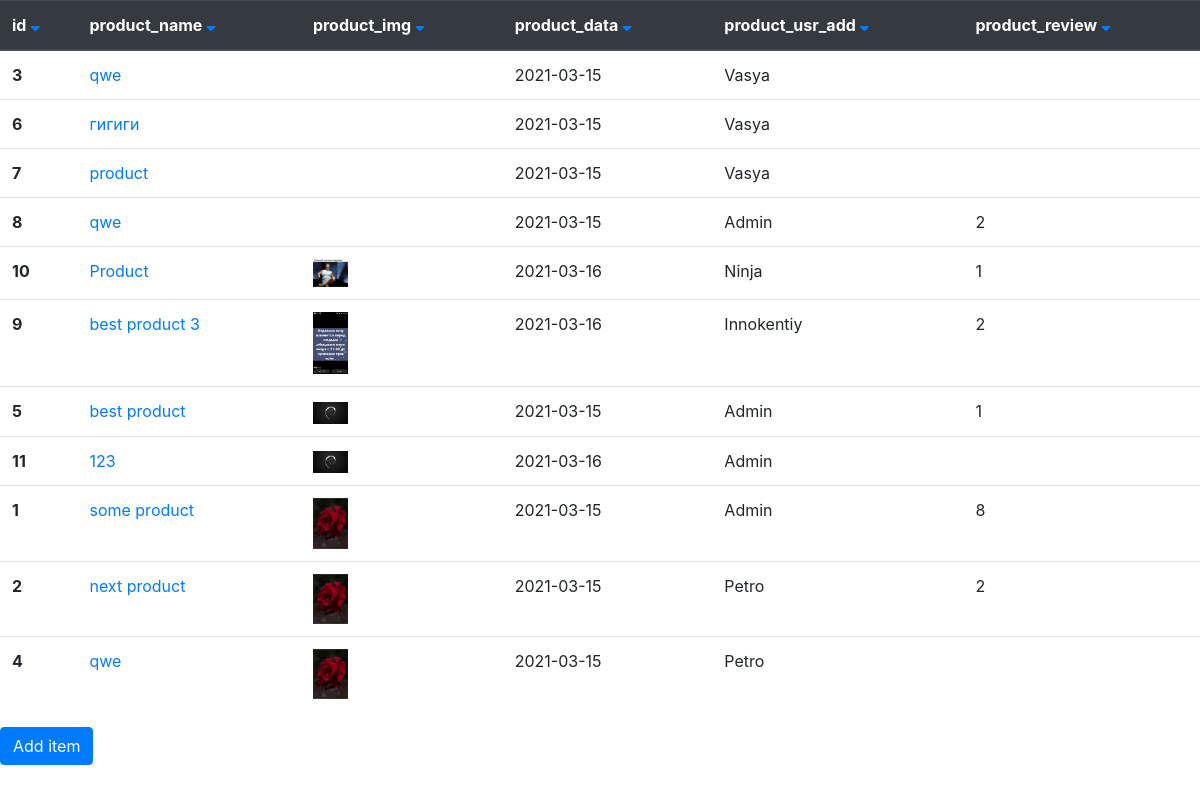
The page /?sort=product_img on the database its author committed.
### tables this page shows
CREATE TABLE `product` (
  `id` int(11) NOT NULL,
  `product_name` varchar(255) DEFAULT NULL,
  `product_img` text DEFAULT NULL,
  `product_data` date DEFAULT NULL,
  `product_usr_add` varchar(255) DEFAULT NULL,
  `product_review` int(11) DEFAULT NULL,
  `product_midprice` varchar(255) DEFAULT NULL
);

CREATE TABLE `users` (
  `id` int(11) NOT NULL,
  `user_name` varchar(255) NOT NULL
);

### db.php (called while the page is built, shortened)
<?php
class DB
{
    static private $db;
    protected static $instance = null;
    public function __construct(){
        if (self::$instance === null){
            try {
                self::$db = new PDO(
                    'mysql:host='.self::DB_HOST.';dbname='.self::DB_NAME,
                    self::DB_USER,
                    self::DB_PASSWORD,
                    $options = [
                        PDO::ATTR_ERRMODE => PDO::ERRMODE_EXCEPTION,
                        PDO::ATTR_DEFAULT_FETCH_MODE => PDO::FETCH_ASSOC,
                        PDO::MYSQL_ATTR_INIT_COMMAND => "SET NAMES ".self::CHARSET
                    ]
                );
            } catch (PDOException $e) {
                throw new Exception ($e->getMessage());
            }
        }
        return self::$instance;
    }
    public static function query($stmt)  {
        return self::$db->query($stmt);
    }
    public static function run($query, $args = [])  {
        try{
            if (!$args) {
                return self::query($query);
            }
            $stmt = self::prepare($query);
            $stmt->execute($args);
            return $stmt;
        } catch (PDOException $e) {
            throw new Exception($e->getMessage());
        }
    }
    public static function getRows($query, $args = [])  {
        return self::run($query, $args)->fetchAll();
    }
}

### dbPrj.php (called while the page is built, shortened)
<?php
include_once ('db.php');
class dbPrj {
    public function  getAllProducts(){
        $db = new DB;
        $sql = "SELECT * FROM product";
        switch ($_GET['sort']) {
            case 'product_img':
                $sql = $sql . " ORDER BY product_img";
                break;
        }
        return $res = $db::getRows($sql);
    }
    public function getAllUsers() {
        $db = new DB;
        $sql = "SELECT * FROM users";
        $resUsr = $db::getRows($sql);
        $data = [];
        foreach ($resUsr as $usr) {
            $data[$usr['id']] = $usr;
        }
        return $data;
    }
}

### index.php (the view, shortened to what this page needs)
<!doctype html>
<html lang="en">
<head>
    <link rel="stylesheet" href="/css/bootstrap.min.css">
    <link rel="stylesheet" href="/css/style.css">
    <link rel="stylesheet" href="https://use.fontawesome.com/releases/v5.7.0/css/all.css">
</head>
<body>
<?php
    include_once ('dbPrj.php');
    $res = (new dbPrj())->getAllProducts();
    $dataUsrs = (new dbPrj())->getAllUsers();
?>
<table class="table">
    <thead class="thead-dark">
        <tr>
            <th>id <a href="?sort=sort_id"><i class="fas fa-sort-down"></i></a></th>
            <th>product_name <a href="?sort=product_name"><i class="fas fa-sort-down"></i></a></th>
            <th>product_img <a href="?sort=product_img"><i class="fas fa-sort-down"></i></a></th>
            <th>product_data <a href="?sort=product_data"><i class="fas fa-sort-down"></i></a> </th>
            <th>product_usr_add <a href="?sort=product_usr_add"><i class="fas fa-sort-down"></i></a></th>
            <th>product_review <a href="?sort=product_review"><i class="fas fa-sort-down"></i></a></th>
        </tr>
    </thead>
    <tbody>
    <?php
    foreach ($res as $item):
    ?>
        <tr>
            <th scope="row"><?= $item['id']?></th>
            <td>
                <a href="product.php?product_id=<?=$item['id']?>">
                    <?=$item['product_name']?>
                </a>
            </td>
            <td>
                <?php if ($item['product_img']) :?>
                    <img class="tab-img" src="<?=$item['product_img']?>" alt="...">
                <?php endif; ?>
            </td>
            <td><?=$item['product_data']?></td>
            <td><?=$dataUsrs[$item['product_usr_add']]['user_name']?></td>
            <td><?=$item['product_review']?></td>
        </tr>
    <?php
    endforeach;
    ?>
    </tbody>
</table>
<a href="addProduct.php" type="button" class="btn btn-primary">Add item</a>
</body>
</html>

### css/style.css (style rules this page uses)
body { max-width: 1440px; margin: 0 auto; }
.tab-img { max-width: 35px; }

### rows shown on the page
product: id "3", product_name "qwe", product_data "2021-03-15", product_usr_add.user_name "Vasya"
product: id "6", product_name "гигиги", product_data "2021-03-15", product_usr_add.user_name "Vasya"
product: id "7", product_name "product", product_data "2021-03-15", product_usr_add.user_name "Vasya"
product: id "8", product_name "qwe", product_data "2021-03-15", product_usr_add.user_name "Admin", product_review "2"
product: id "10", product_name "Product", product_img (picture), product_data "2021-03-16", product_usr_add.user_name "Ninja", product_review "1"
product: id "9", product_name "best product 3", product_img (picture), product_data "2021-03-16", product_usr_add.user_name "Innokentiy", product_review "2"
product: id "5", product_name "best product", product_img (picture), product_data "2021-03-15", product_usr_add.user_name "Admin", product_review "1"
product: id "11", product_name "123", product_img (picture), product_data "2021-03-16", product_usr_add.user_name "Admin"
product: id "1", product_name "some product", product_img (picture), product_data "2021-03-15", product_usr_add.user_name "Admin", product_review "8"
product: id "2", product_name "next product", product_img (picture), product_data "2021-03-15", product_usr_add.user_name "Petro", product_review "2"
product: id "4", product_name "qwe", product_img (picture), product_data "2021-03-15", product_usr_add.user_name "Petro"
